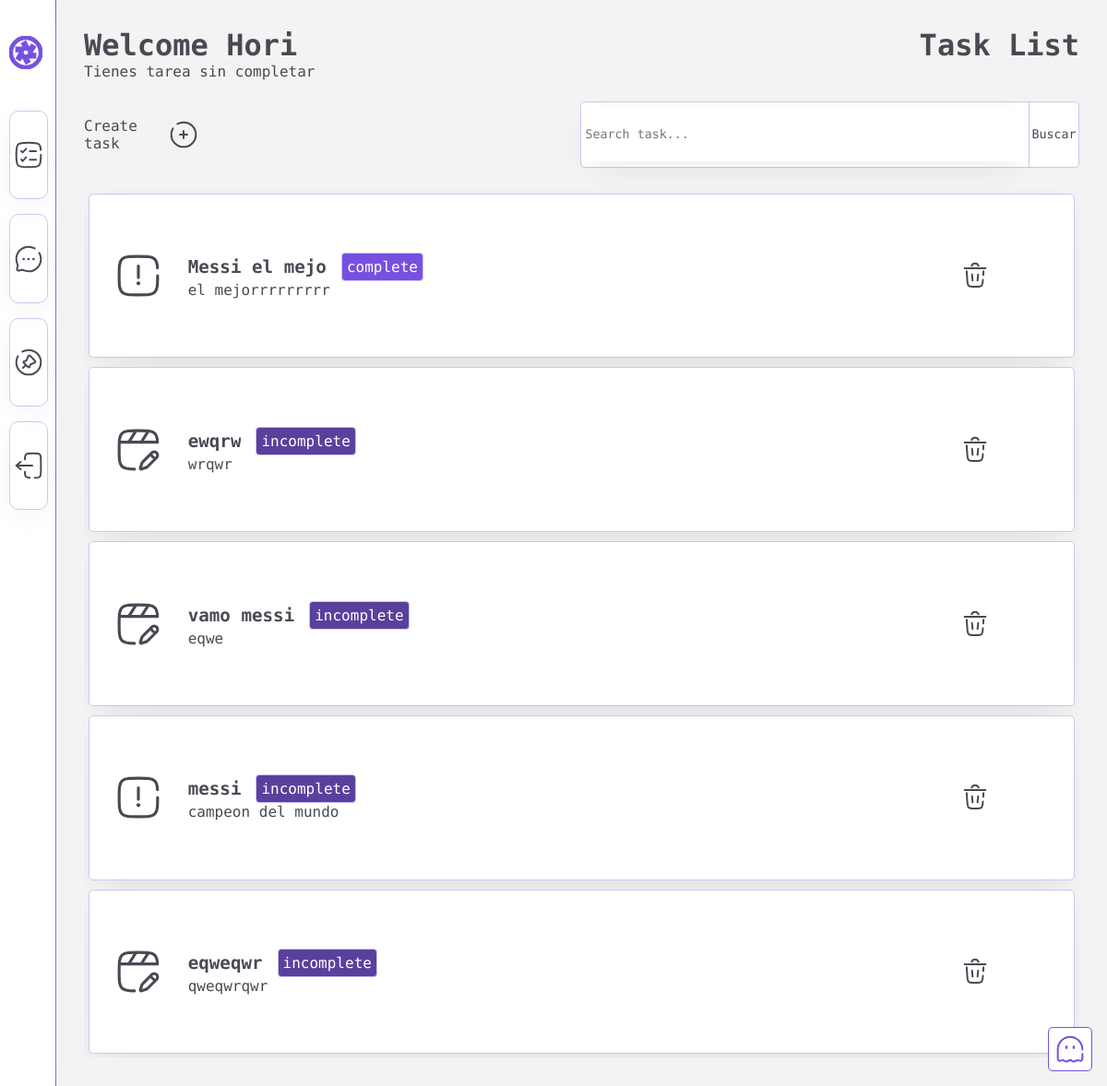
Screenshot of / (signed in) with the database file from the repository.
### taskmanager/models.py (models this page shows, shortened)
class Task(models.Model):
    user = models.ForeignKey(User,
                             on_delete=models.CASCADE,
                                null=True,
                                blank=True)
    subject = models.CharField(max_length=100)
    description = models.CharField(max_length=200)
    completed= models.BooleanField(default=False)
    priority= models.BooleanField(default=False)
    class Meta:
        ordering=['completed']

### taskmanager/views.py (the view)
# urls.py: path("", views.index, name="index"),
@login_required
def index(request):
    user_tasks = Task.objects.filter(user=request.user)
    db_data = Task.objects.all()
    context = {
        "db_data": user_tasks[::-1],
        "update": None
    }
    return render(request, "TaskManager/index.html", context)

### Templates/TaskManager/index.html (shortened to what this page needs)
{% extends 'Layout/layout.html'%} {% block content %}
{% load static %}
<section class="container">
    <div class="containerPage">
        <div class="homeTop">
            <div class="homeWelcome">
                <div class="welcome">
                    <h1>Welcome {{ request.user|title }}</h1>
                    <p>Tienes {{ count }} tarea{{ count|pluralize }} sin completar</p>
                </div>
                <h1>Task List</h1>
            </div>
            <form method="get" action="{% url 'search' %}">
                <div class="containerAdd">
                    <label>Create task</label>
                    <button class="addTask mas-button" type="button">
                        <img class="icon-svg" src='{% static "img/add.svg" %}' alt="">
                    </button>
                </div>
                <div class="containerSearch">
                    <input class="inputSearch" type="text" name="query" placeholder="Search task..."/>
                    <button type="submit">Buscar</button>
                </div>
            </form>
        </div>
        <section class="taskContainer">
            {% for data in db_data %}
            <article>
                <a href="{% url 'update_form' data.id %}" class="containerArticle">
                    <div class="iconArticle">
                        {% if data.priority %}
                        <img width="50px" height="50px" src='{% static "img/priority.svg" %}' alt="">
                        {% else %}
                        <img width="50px" height="50px" src='{% static "img/notpriority.svg" %}' alt="">
                        {% endif %}
                    </div>
                    <div class="titleDescriptionArticle">
                        <div class="titleState">
                            <div class="title">
                                <h5>{{ data.subject }}</h5>
                            </div>
                            <div class="state">
                                {% if data.completed %}
                                <p class="complete">complete</p>
                                {% else %}
                                <p class="incomplete">incomplete</p>
                                {% endif %}
                            </div>
                        </div>
                        <div class="description">
                            <p>{{ data.description }}</p>
                        </div>
                    </div>
                </a>
                <div class="btnsArticle">
                    <a href="{% url 'delete' data.id %}"><img class="icon-svg" src='{% static "img/delete.svg" %}' alt=""></a>
                </div>
            </article>
            {% endfor %}
        </section>
        <button class="btnChatBot" type="button" name="m1234" id="m1234">
            <img class="icon-svg" src='{% static "img/ghost-out.svg" %}' alt="">
        </button>
    </div>
</section>
{% endblock content %}

### static/css/layout.css (style rules this page uses)
* { scrollbar-width: auto; scrollbar-color: var(--morado) var(--fondo); }
:root { --morado: #7650e1; --morado-oscuro: #59409d; --morado-claro: #d0c4f2; --fondo: #f3f3f3; --blanco: #ffffff; --texto: #494953; --texto-oscuro: #1e1e22; }
* { margin: 0; padding: 0; }
body { box-sizing: border-box; display: flex; height: 100vh; overflow: hidden; width: 100vw; }
button { cursor: pointer; }
h1, h2, h3, h4, h5, h6, p, span, label, input, a, button, textarea { font-family: 'M PLUS 1 Code', monospace; color: var(--texto) }
.container { display: flex; flex-direction: column; width: 100%; height: 100vh; }
.icon-svg { width: 2rem; stroke: #7650e1; }

### static/css/home.css (style rules this page uses)
.containerPage { height: 100%; padding: 30px; }
.btnChatBot { position: absolute; bottom: 1rem; right: 1rem; appearance: none; -webkit-appearance: none; -moz-appearance: none; outline: none; width: 3rem; height: 3rem; background-color: #fff; border: 1px solid var(--morado); border-radius: 5px; cursor: pointer; transition: background-color 0.3s, border-color 0.3s; z-index: 1000; }

### rows the page displays
Task: priority True (drawn), subject "Messi el mejo", completed "complete", description "el mejorrrrrrrrr"
Task: priority False (drawn), subject "ewqrw", completed "incomplete", description "wrqwr"
Task: priority False (drawn), subject "vamo messi", completed "incomplete", description "eqwe"
Task: priority True (drawn), subject "messi", completed "incomplete", description "campeon del mundo"
Task: priority False (drawn), subject "eqweqwr", completed "incomplete", description "qweqwrqwr"

### other values shown
{{ request.user|title }} "Hori"
